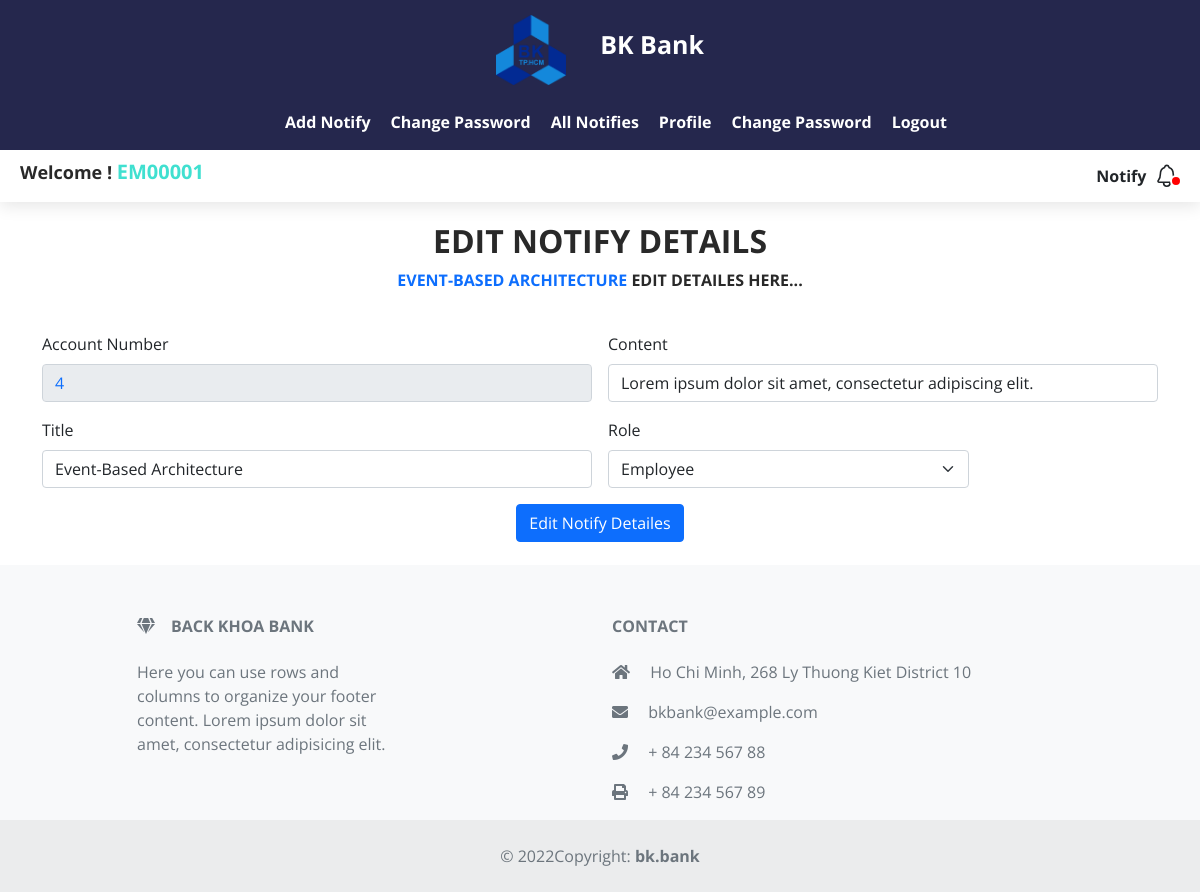
Page /pages/New__Notify.php?type=n&id=4&option=edit (signed in) on the committed database.
### tables this page shows
CREATE TABLE
    `notify` (
        `id` int(11) NOT NULL PRIMARY KEY AUTO_INCREMENT,
        `title` varchar(255) NOT NULL,
        `content` varchar(255) NOT NULL,
        `role` enum('admin', 'employee', 'user') NOT NULL DEFAULT 'user',
        `created_At` timestamp NOT NULL DEFAULT current_timestamp() ON UPDATE current_timestamp()
    );

### pages/New__Notify.php (the view, shortened to what this page needs)
<?php
    include '../components/Navigation__Bar.php';
        $title = "";
        $content = "";
        $noti_id = "";
        $id = "";
        $option = "";
        if(isset($_GET['id']) && $_GET['id'] != "" && isset($_GET['option']) && $_GET['option']!=""){
            $id = mysqli_escape_string($con,$_GET['id']);
            $option = mysqli_escape_string($con,$_GET['option']);
        }
            $disabled = "";
            if($option == 'view' || $option == 'edit'){
                $res = mysqli_fetch_assoc(mysqli_query($con,"SELECT * FROM notify WHERE id = '$id'"));
                $title = $res["title"];
                $content = $res["content"];
                $noti_id = $res["id"];
            }
?>
        <?php include '../components/User_Name.php' ?>
        <div class="container" id="add_page">
            <div class="row text-center">
                <?php
                    if($option == 'view'){
                        echo "
                            <h2>View Notify Detailes</h2>
                            <p><span class='text-primary'>$title</span> Detailes Here...</p>
                        ";
                    }else if ($option == 'edit'){
                        echo "
                            <h2>Edit Notify Details</h2>
                            <p><span class='text-primary'>$title</span> Edit Detailes Here...</p>
                        ";
                    }else{
                        echo "
                            <h2>Add Notify</h2>
                            <p>Add Notify Details Here</p>
                        ";
                    }
                ?>
            </div>
            <form method="post" action="" class="row g-3 mt-2 mb-2">
                <div class="col-xl-6" <?php
                    if($option == ""){
                        echo "hidden";
                    }?>>
                    <label for="id" class="form-label">Account Number</label>
                    <input type="text" disabled value="<?php echo  $noti_id; ?>" class="form-control text-primary" id="id" name="id" required>
                </div>
                <div class="col-md-6">
                    <label for="content" class="form-label">Content</label>
                    <input <?php echo $disabled; ?> type="text" value="<?php echo $content ?>" class="form-control" id="content" name="content" required>
                </div>
                <div class="col-md-6">
                    <label for="title" class="form-label">Title</label>
                    <input <?php echo $disabled; ?> type="text" value="<?php echo $title ?>" name="title" class="form-control" id="title" required>
                </div>
                <div class="col-md-4">
                    <label for="role" class="form-label">Role</label>
                    <select <?php echo $disabled; ?> name="role" id="role" class="form-select" required>
                            <?php
                               if($option == 'edit'){
                                $select_admin = "";
                                $select_employee = "";
                                    $select_employee = "selected";
                                    echo "
                                    <option value= '' >Select Role</option>
                                    <option value='admin' ".$select_admin.">Admin</option>
                                    <option value='employee' ".$select_employee.">Employee</option>";
                                }else{
                                    echo "
                                        <option value= '' selected>Select Role</option>
                                        <option value='admin'>Admin</option>
                                        <option value='employee'>Employee</option>
                                    ";
                                }
                            ?>
                    </select>
                </div>
                <?php if($option == 'view'){ ?>
                <?php }else{ ?>
                    <div class="col-12 text-center">
                        <button type="submit" name="add_notify" class="btn btn-primary">
                            <?php
                                if($option == 'edit'){
                                    echo 'Edit Notify Detailes';
                                }else{
                                    echo 'Add Notify';
                                }
                            ?>
                        </button>
                    </div>
                <?php } ?>
            </form>
        </div>
<?php
    include '../components/Footer.php';
?>

### style/style.css (style rules this page uses)
* { padding: 0; margin: 0; box-sizing: border-box; }
body { font-family: 'Open Sans', sans-serif; background-color: #FFFFFF; }
:root { --heading__color:#292929; --subheading__color:#007bff; --tab__bg:#377dff; --log__color:#40E0D0; --tab_nav_color:#fff; --box__shadow: 0 4px 16px rgb(0 0 0 / 10%); }
#add_page { margin-top:20px; }
#add_page h2, #add_page p { color:var(--heading__color); font-weight:bold; text-transform:uppercase; }

### components/Top.php (style rules this page uses)
body::after { margin-top:20px; height: 330px; content: ''; display: block; }

### rows in the picture
notify: title "EVENT-BASED ARCHITECTURE", id "4", content "Lorem ipsum dolor sit amet, consectetur adipiscing elit.", title "Event-Based Architecture"

### other values in the picture
$_SESSION['USER_NAME'] "EM00001"
